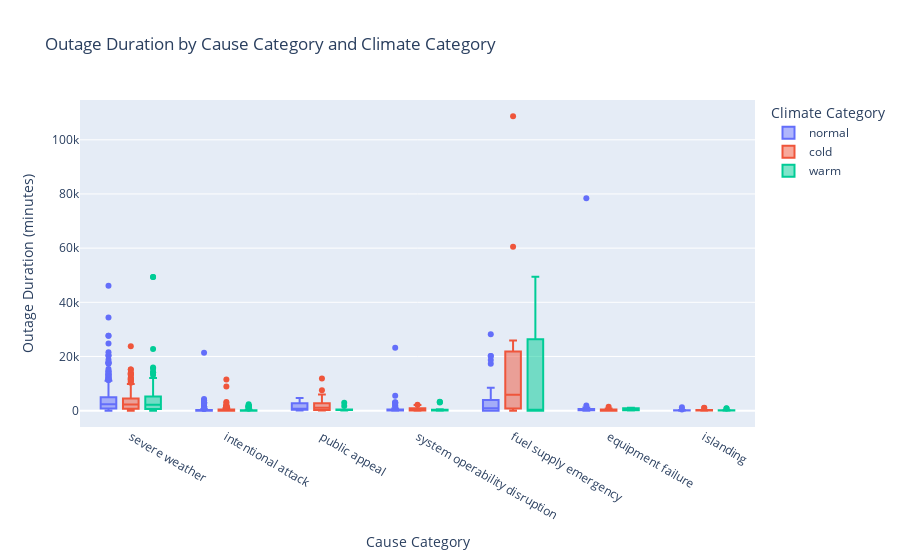

The code cell stored with this chart in its notebook:
### Markdown cell above
### Analysis 4) Climate Category and Cause Category vs Outage Duration

### Code cell
fig4 = px.box(
    df, 
    x="CAUSE.CATEGORY", 
    y="OUTAGE.DURATION", 
    color="CLIMATE.CATEGORY",  # Group by CLIMATE.CATEGORY
    title="Outage Duration by Cause Category and Climate Category",
    labels={"CAUSE.CATEGORY": "Cause Category", "OUTAGE.DURATION": "Outage Duration (minutes)", "CLIMATE.CATEGORY": "Climate Category"}
)

# Show the plot
fig4.show()
fig4.write_html('fig4.html', include_plotlyjs='cdn')

### Figure 1 — Plotly figure (JSON) as saved in the notebook; plotly's stock layout.template omitted (floating-point values rounded to 4 significant figures; data arrays with more than 128 entries replaced by an {"elided": "..."} marker saying what was removed)
{"data": [{"alignmentgroup": "True", "hovertemplate": "Climate Category=normal<br>Cause Category=%{x}<br>Outage Duration (minutes)=%{y}<extra></extra>", "legendgroup": "normal", "marker": {"color": "#636efa"}, "name": "normal", "notched": false, "offsetgroup": "normal", "orientation": "v", "showlegend": true, "type": "box", "x": {"elided": "753 str values"}, "x0": " ", "xaxis": "x", "y": {"elided": "753 int values"}, "y0": " ", "yaxis": "y"}, {"alignmentgroup": "True", "hovertemplate": "Climate Category=cold<br>Cause Category=%{x}<br>Outage Duration (minutes)=%{y}<extra></extra>", "legendgroup": "cold", "marker": {"color": "#EF553B"}, "name": "cold", "notched": false, "offsetgroup": "cold", "orientation": "v", "showlegend": true, "type": "box", "x": {"elided": "473 str values"}, "x0": " ", "xaxis": "x", "y": {"elided": "473 int values"}, "y0": " ", "yaxis": "y"}, {"alignmentgroup": "True", "hovertemplate": "Climate Category=warm<br>Cause Category=%{x}<br>Outage Duration (minutes)=%{y}<extra></extra>", "legendgroup": "warm", "marker": {"color": "#00cc96"}, "name": "warm", "notched": false, "offsetgroup": "warm", "orientation": "v", "showlegend": true, "type": "box", "x": {"elided": "308 str values"}, "x0": " ", "xaxis": "x", "y": {"elided": "308 int values"}, "y0": " ", "yaxis": "y"}], "layout": {"autosize": true, "boxmode": "group", "legend": {"title": {"text": "Climate Category"}, "tracegroupgap": 0}, "title": {"text": "Outage Duration by Cause Category and Climate Category"}, "xaxis": {"anchor": "y", "autorange": true, "domain": [0, 1], "range": [-0.5244, 6.524], "title": {"text": "Cause Category"}, "type": "category"}, "yaxis": {"anchor": "x", "autorange": true, "domain": [0, 1], "range": [-6036.0, 114700.0], "title": {"text": "Outage Duration (minutes)"}, "type": "linear"}}}
